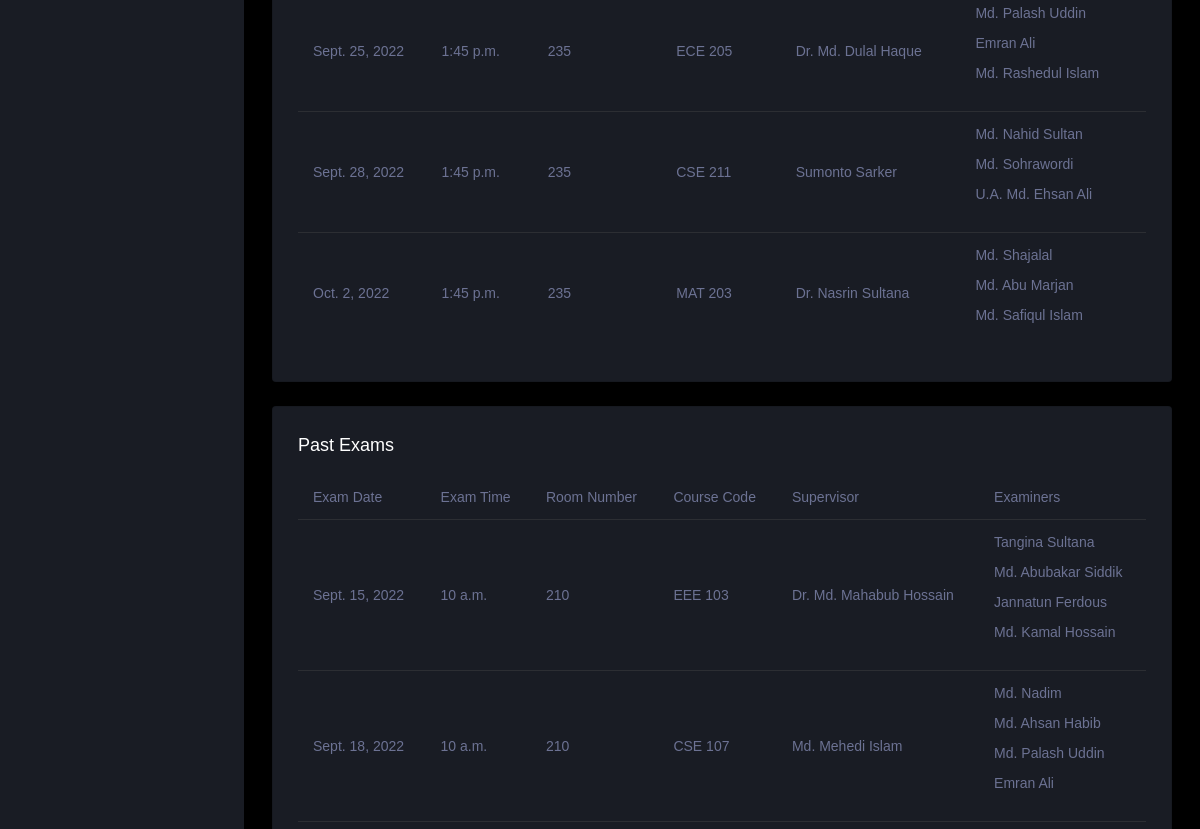
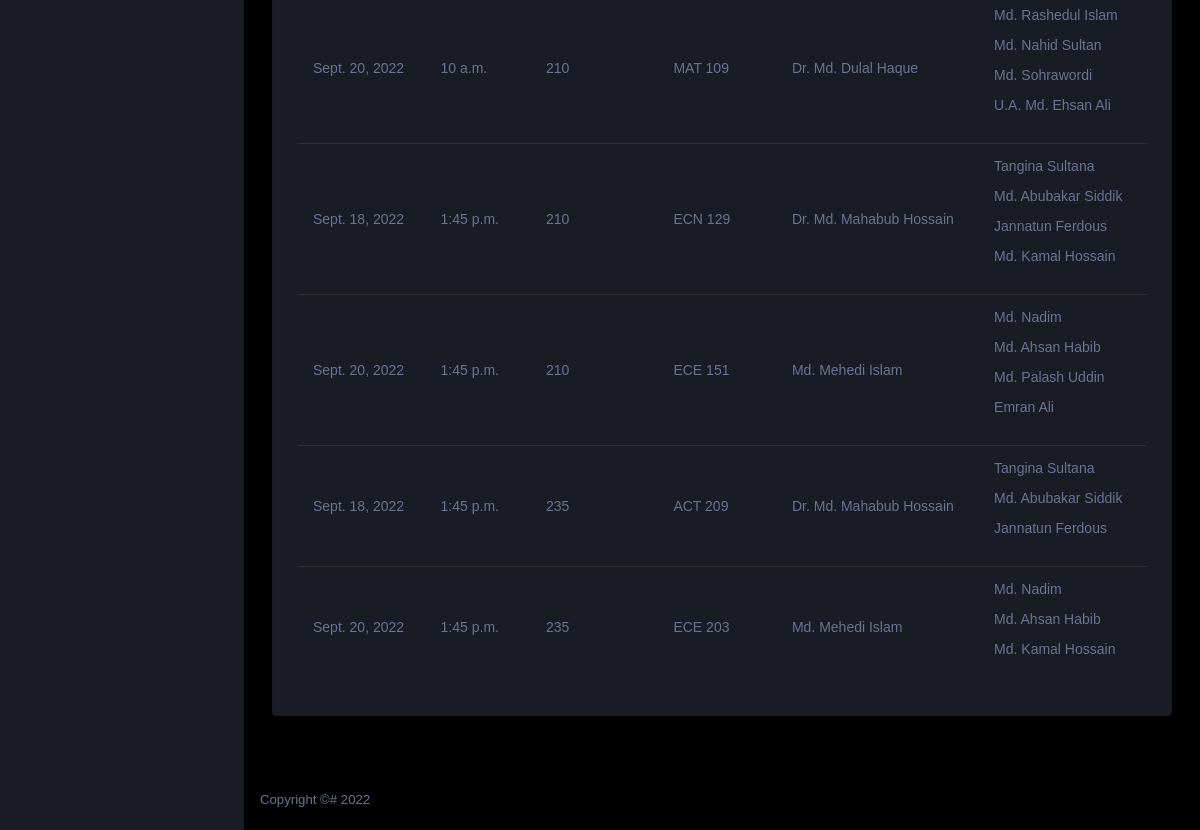
The app's page /user/full-routine (signed in, lower part), older data (2 pictures, top to bottom).
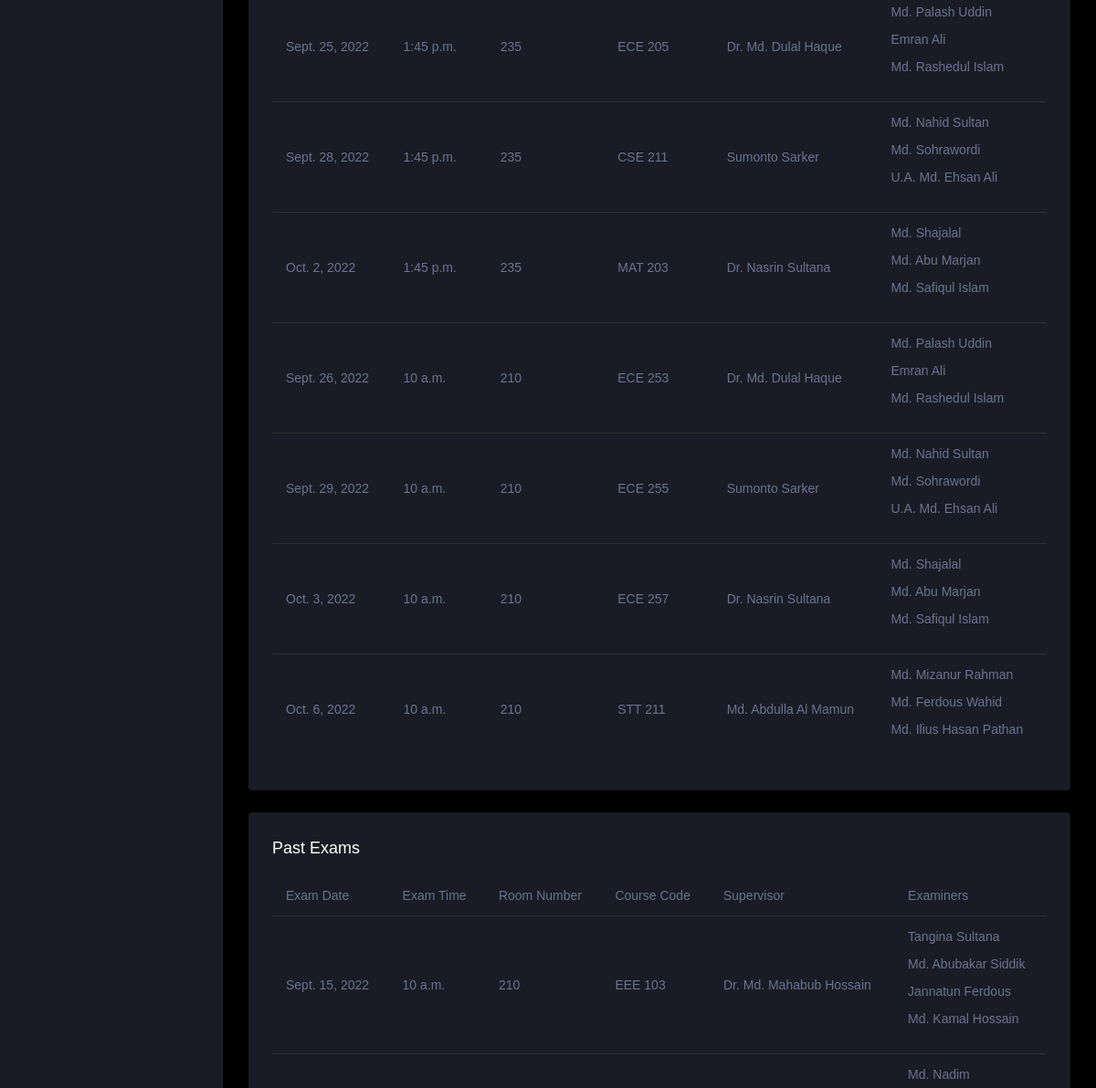
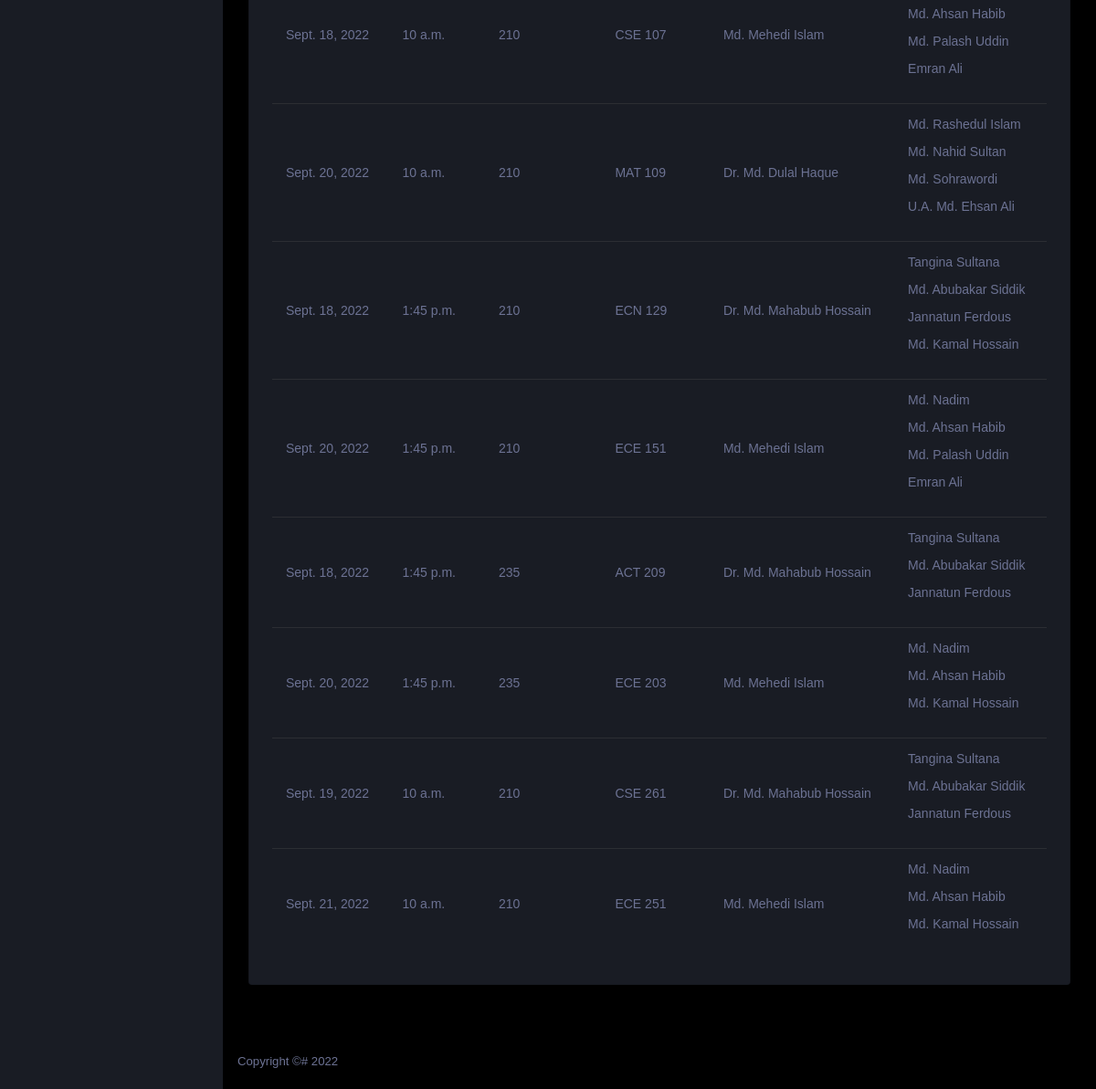
The same page, newer data (2 pictures, top to bottom).
### account/models.py (models this page shows, shortened)
class Exam(models.Model):
    exam_date = models.DateField()
    exam_time = models.TimeField()
    room_number = models.IntegerField()
    faculty = models.ForeignKey(
        Faculty, on_delete=models.DO_NOTHING, related_name='+')
    course = models.ForeignKey(
        Course, on_delete=models.DO_NOTHING, related_name='+')
    examiners = models.ManyToManyField(Teacher, related_name='+')
    supervisor = models.ForeignKey(
        Teacher, on_delete=models.DO_NOTHING, related_name='supervisor')
    routine = models.ForeignKey(
        Routine, on_delete=models.CASCADE, null=False, default=1)

class Teacher(models.Model):
    user = models.OneToOneField(
        User, on_delete=models.CASCADE, primary_key=True)
    title = models.CharField(max_length=255, null=False,
                             choices=TEACHER_TITLE_CHOICES, default='None')
    contact_number = models.CharField(null=False, unique=True, max_length=255)
    profile_picture = models.ImageField(
        upload_to=get_profile_pictures_directory, blank=True, null=True)
    department = models.ForeignKey(Department, on_delete=models.DO_NOTHING)
    is_available = models.BooleanField(default=True)
    total_creadits = models.DecimalField(
        max_digits=10, decimal_places=2, default=0)
    def __str__(self) -> str:
        return self.user.first_name + " " + self.user.last_name

### dashboard/models.py (models this page shows, shortened)
class Course(models.Model):
    code = models.CharField(max_length=255, null=False)
    credits = models.DecimalField(null=False, max_digits=4, decimal_places=2)
    department = models.ForeignKey(
        Department, on_delete=models.CASCADE, null=False)
    is_sessional = models.BooleanField(null=False, default=False)
    level = models.CharField(max_length=1, null=False,
                             choices=LEVEL_CHOICES, default='1')
    name = models.CharField(max_length=255, null=False)
    semester = models.CharField(
        max_length=2, null=False, choices=SEMESTER_CHOICES, default='I')
    def __str__(self) -> str:
        return f"{ self.code }"

### dashboard/views.py (the view)
# urls.py: path('full-routine', full_routine, name='full-routine'),
def full_routine(request):
    context = get_context(request, True)
    return render(request, 'full-routine.html', context)

### account/models.py (called while the page is built)
    def __str__(self) -> str:
        return self.messages

### dashboard/models.py (called while the page is built)
    def __str__(self) -> str:
        return self.name

### dashboard/views.py (called while the page is built)
def is_dean(user):
    try:
        teacher = Teacher.objects.get(user=user)
    except Teacher.DoesNotExist:
        return None
    deans = Dean.objects.filter(teacher=teacher).order_by('-joined')[:1]
    if len(deans) != 1:
        return None
    return deans[0]

def is_staff(user):
    try:
        staff = Staff.objects.get(user=user)
    except Staff.DoesNotExist:
        return None
    return staff

def is_teacher(user):
    try:
        teacher = Teacher.objects.get(user=user)
    except Teacher.DoesNotExist:
        return None
    return teacher

def get_exams(approved_routines, teacher=None):
    past = []
    current = []
    upcomming = []
    today = date.today()
    for routine in approved_routines:
        exams = routine.exam_set.all()
        if teacher:
            exams = filter(lambda exam: teacher in exam.examiners.all()
                           or teacher == exam.supervisor, exams)
        for exam in exams:
            if exam.exam_date == today:
                current.append(exam)
            elif exam.exam_date < today:
                past.append(exam)
            else:
                upcomming.append(exam)
    return current, past, upcomming

def get_notification(user):
    return Notification.objects.filter(user=user, marked_read=False).all()

### dashboard/templates/full-routine.html (shortened to what this page needs)
{% extends "dashboard-base.html" %}
{% load static %}
{% block content %}
<div class="row">
  <div class="col-12 grid-margin">
    <div class="card">
      <div class="card-body">
        <div class="table-responsive">
          <table class="table">
            <tbody>
              {% for exam in upcomming_exams %}
              <tr>
                <td>{{ exam.exam_date }}</td>
                <td>{{ exam.exam_time }}</td>
                <td>{{ exam.room_number }}</td>
                <td>{{ exam.course }}</td>
                <td>{{ exam.supervisor }}</td>
                <td>
                  {% for teacher in exam.examiners.all %}
                  <p> {{ teacher }} </p>
                  {% endfor %}
                </td>
              </tr>
              {% endfor %}
            </tbody>
          </table>
        </div>
      </div>
    </div>
  </div>
</div>
<div class="row">
  <div class="col-12 grid-margin">
    <div class="card">
      <div class="card-body">
        <h4 class="card-title">Past Exams</h4>
        <div class="table-responsive">
          <table class="table">
            <thead>
              <tr>
                <th>Exam Date</th>
                <th>Exam Time</th>
                <th>Room Number</th>
                <th>Course Code</th>
                <th>Supervisor</th>
                <th>Examiners</th>
              </tr>
            </thead>
            <tbody>
              {% for exam in past_exams %}
              <tr>
                <td>{{ exam.exam_date }}</td>
                <td>{{ exam.exam_time }}</td>
                <td>{{ exam.room_number }}</td>
                <td>{{ exam.course }}</td>
                <td>{{ exam.supervisor }}</td>
                <td>
                  {% for teacher in exam.examiners.all %}
                  <p> {{ teacher }} </p>
                  {% endfor %}
                </td>
              </tr>
              {% endfor %}
            </tbody>
          </table>
        </div>
      </div>
    </div>
  </div>
</div>
{% endblock content %}

### dashboard/templates/dashboard-base.html (shortened to what this page needs)
{% load static %}
<!DOCTYPE html>
<html lang="en">
<head>
  <link rel="stylesheet" href="{% static 'dashboard/vendors/mdi/css/materialdesignicons.min.css' %}" />
  <link rel="stylesheet" href="{% static 'dashboard/vendors/css/vendor.bundle.base.css' %}" />
  <link rel="stylesheet" href="{% static 'dashboard/vendors/jvectormap/jquery-jvectormap.css' %}" />
  <link rel="stylesheet" href="{% static 'dashboard/vendors/flag-icon-css/css/flag-icon.min.css' %}" />
  <link rel="stylesheet" href="{% static 'dashboard/vendors/owl-carousel-2/owl.carousel.min.css' %}" />
  <link rel="stylesheet" href="{% static 'dashboard/vendors/owl-carousel-2/owl.theme.default.min.css' %}" />
  <link rel="stylesheet" href="{% static 'dashboard/css/style.css' %}" />
</head>
<body>
  <div class="container-scroller">
    <nav class="sidebar sidebar-offcanvas" id="sidebar">
    </nav>
    <div class="container-fluid page-body-wrapper">
      <div class="main-panel">
        <div class="content-wrapper">
          {% block content %}{% endblock %}
        </div>
        <footer class="footer">
          <div class="d-sm-flex justify-content-center justify-content-sm-between">
            <span class="text-muted d-block text-center text-sm-left d-sm-inline-block">Copyright ©# 2022</span>
          </div>
        </footer>
      </div>
    </div>
  </div>
</body>
</html>

Row changes from the older to the newer data that the page shows:
added Exam: exam_date "Sept. 26, 2022", exam_time "10 a.m.", room_number "210", course "ECE 253", supervisor "Dr. Md. Dulal Haque", Teacher (user_id.last_name "Md. Palash Uddin"), Teacher (user_id.last_name "Emran Ali"), Teacher (user_id.last_name "Md. Rashedul Islam")
added Exam: exam_date "Sept. 29, 2022", exam_time "10 a.m.", room_number "210", course "ECE 255", supervisor "Sumonto Sarker", Teacher (user_id.last_name "Md. Nahid Sultan"), Teacher (user_id.last_name "Md. Sohrawordi"), Teacher (user_id.last_name "U.A. Md. Ehsan Ali")
added Exam: exam_date "Oct. 3, 2022", exam_time "10 a.m.", room_number "210", course "ECE 257", supervisor "Dr. Nasrin Sultana", Teacher (user_id.last_name "Md. Shajalal"), Teacher (user_id.last_name "Md. Abu Marjan"), Teacher (user_id.last_name "Md. Safiqul Islam")
added Exam: exam_date "Oct. 6, 2022", exam_time "10 a.m.", room_number "210", course "STT 211", supervisor "Md. Abdulla Al Mamun"
now on this page (row unchanged): Teacher: user_id.last_name "Md. Mizanur Rahman", shown under "Oct. 6, 2022"
now on this page (row unchanged): Teacher: user_id.last_name "Md. Ferdous Wahid", shown under "Oct. 6, 2022"
now on this page (row unchanged): Teacher: user_id.last_name "Md. Ilius Hasan Pathan", shown under "Oct. 6, 2022"
added Exam: exam_date "Sept. 19, 2022", exam_time "10 a.m.", room_number "210", course "CSE 261", supervisor "Dr. Md. Mahabub Hossain", Teacher (user_id.last_name "Tangina Sultana"), Teacher (user_id.last_name "Md. Abubakar Siddik"), Teacher (user_id.last_name "Jannatun Ferdous"), shown under "Past Exams"
added Exam: exam_date "Sept. 21, 2022", exam_time "10 a.m.", room_number "210", course "ECE 251", supervisor "Md. Mehedi Islam", Teacher (user_id.last_name "Md. Nadim"), Teacher (user_id.last_name "Md. Ahsan Habib"), Teacher (user_id.last_name "Md. Kamal Hossain"), shown under "Past Exams"
